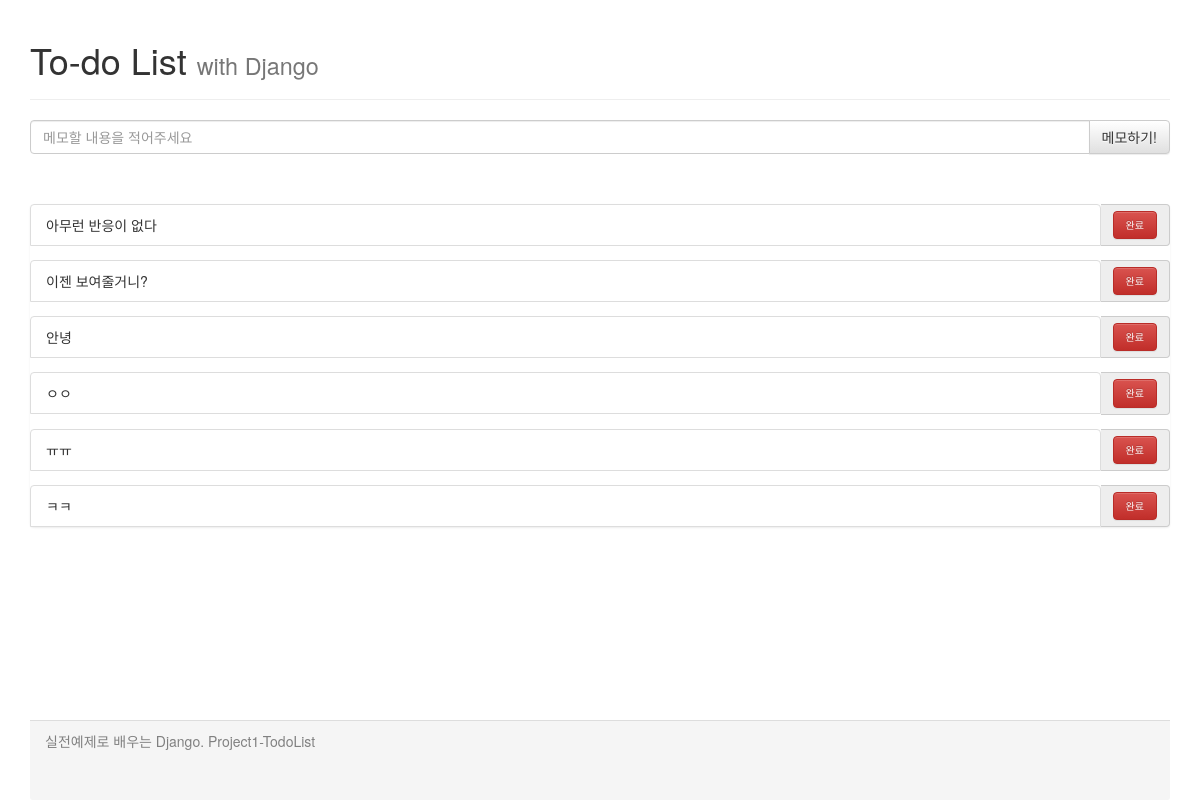
The app's page /, older data.
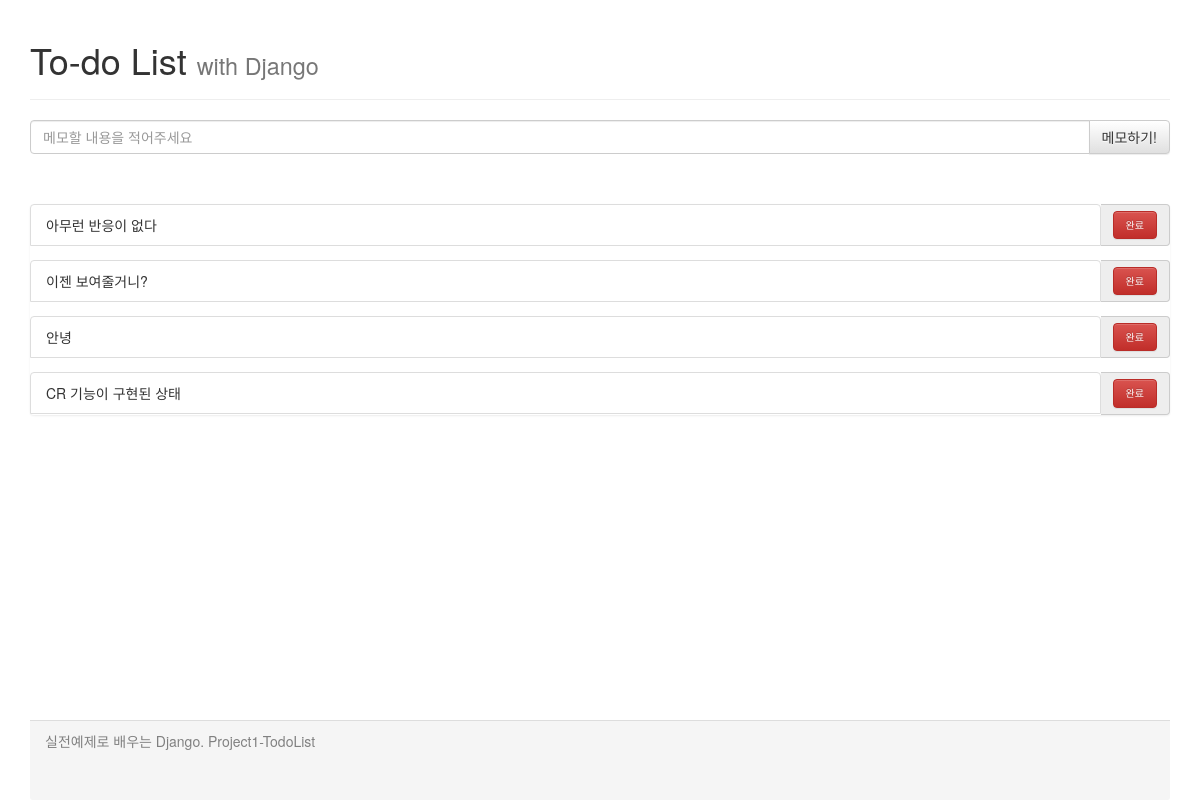
The same page, newer data.
### my_to_do_app/models.py (models this page shows)
class Todo(models.Model):
    content = models.CharField(max_length=255)
    isDone = models.BooleanField(default=False)

### my_to_do_app/views.py (the view)
# urls.py: path('', views.index, name='index'),  # 쉼표를 까먹지 말자
def index(request):
    todos = Todo.objects.all()
    content = {'todos': todos}
    return render(request, 'my_to_do_app/index.html', content)

### my_to_do_app/templates/my_to_do_app/index.html (shortened to what this page needs)
<html lang="ko">
<head>
    <link rel="stylesheet" href="https://maxcdn.bootstrapcdn.com/bootstrap/3.3.2/css/bootstrap.min.css">
    <link rel="stylesheet" href="https://maxcdn.bootstrapcdn.com/bootstrap/3.3.2/css/bootstrap-theme.min.css">
</head>
<body>
    <div class="container">
        <div class="header">
            <div class="page-header">
                <h1>To-do List <small>with Django</small></h1>
            </div>
        </div>
        <div class="content">
            <div class="messageDiv">
                <form action="./createTodo/" method="POST">{% csrf_token %}
                    <div class="input-group">
                        <input id="todoContent" name="todoContent" type="text" class="form-control" placeholder="메모할 내용을 적어주세요">
                        <span class="input-group-btn">
                            <button class="btn btn-default" type="submit">메모하기!</button>
                        </span>
                    </div>
                </form>
            </div>
            <div class="toDoDiv">
                <ul class="list-group">
                    {% for todo in todos %}
                    {% if todo.isDone == False %}
                    <form action="./doneTodo/" method="GET">
                        <div class="input-group" name='todo1'>
                            <li class="list-group-item">{{ todo.content }}</li>
                            <span class="input-group-addon">
                                <button type="submit" class="custom-btn btn btn-danger">완료</button>
                            </span>
                        </div>
                    </form>
                    {% endif %}
                    {% endfor %}
                </ul>
            </div>
        </div>
        <div class="panel-footer">
            실전예제로 배우는 Django. Project1-TodoList
        </div>
    </div>
</body>
</html>

Row changes from the older to the newer data that the page shows:
removed Todo: content "ㅇㅇ"
removed Todo: content "ㅠㅠ"
removed Todo: content "ㅋㅋ"
added Todo: content "CR 기능이 구현된 상태"
